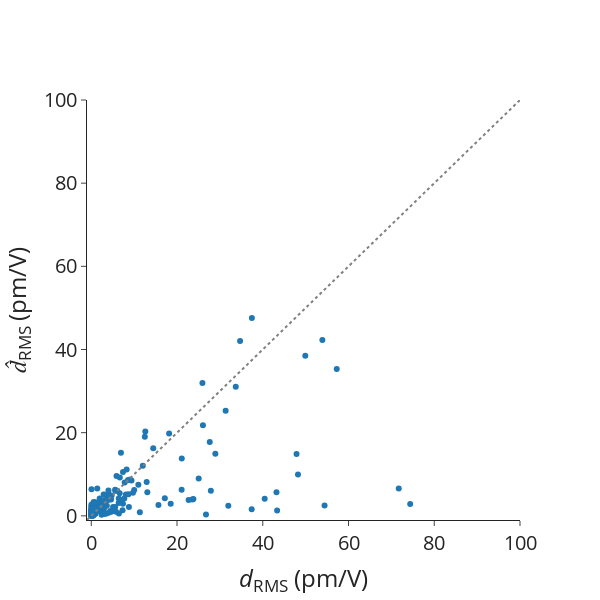

The notebook cell saved with this chart:
### Markdown cell above
# Errors on dRMS

### Code cell
# Data

mae = mean_absolute_error(df_pred_matten["dRMS_true"], df_pred_matten["dRMS_matten"])
mape = mean_absolute_percentage_error(
    df_pred_matten["dRMS_true"], df_pred_matten["dRMS_matten"]
)
rmse = root_mean_squared_error(
    df_pred_matten["dRMS_true"], df_pred_matten["dRMS_matten"]
)
spearmanrho = spearmanr(df_pred_matten["dRMS_true"], df_pred_matten["dRMS_matten"])
print(f"MAE = {mae}")
print(f"MAPE = {mape}")
print(f"RMSE = {rmse}")
print(f"Rho_sp = {spearmanrho.statistic}")

# Scatter plot for previous outputs.
scatter_dRMS = go.Scatter(
    x=df_pred_matten["dRMS_true"],
    y=df_pred_matten["dRMS_matten"],
    mode="markers",
    name="",
    showlegend=False,
    text=[mpid for mpid in df_pred_matten.index.values],
)

ideal = go.Scatter(
    x=[-1, 200],
    y=[-1, 200],
    mode="lines",
    line=dict(color="gray", dash="dot"),
    showlegend=False,
)

# Layout
layout = go.Layout(
    # title=dict(text='Scatter Plot'),
    xaxis=dict(title="<i>d</i><sub>RMS</sub> (pm/V)", range=[-1, 100]),
    yaxis=dict(title="<i>d&#770;</i><sub>RMS</sub> (pm/V)", range=[-1, 100]),
    # legend=dict(font=dict(size=12)),
)

# Create figure
fig = go.Figure(data=[scatter_dRMS, ideal], layout=layout)

fig.update_layout(
    autosize=False,
    font_size=20,
    width=600,
    height=600,
    # plot_bgcolor="white",
    template="simple_white",
)
fig.update_layout(
    xaxis=dict(
        # tickmode = 'array',
        # tickvals = [1, 2,3,4,5,6,7,8],
        # ticktext = ['One', 'Three', 'Five', 'Seven', 'Nine', 'Eleven']
        showgrid=False,
    ),
    yaxis=dict(
        # tickmode = 'array',
        # tickvals = [1, 2,3,4,5,6,7,8],
        # ticktext = ['One', 'Three', 'Five', 'Seven', 'Nine', 'Eleven']
        showgrid=False,
    ),
)

# Show figure
fig.show()

### Figure 1 — Plotly figure (JSON) as saved in the notebook; plotly's stock layout.template omitted (floating-point values rounded to 4 significant figures; data arrays with more than 128 entries replaced by an {"elided": "..."} marker saying what was removed)
{"data": [{"mode": "markers", "name": "", "showlegend": false, "text": {"elided": "250 str values"}, "type": "scatter", "x": {"elided": "250 float values"}, "y": {"elided": "250 float values"}}, {"line": {"color": "gray", "dash": "dot"}, "mode": "lines", "showlegend": false, "type": "scatter", "x": [-1, 200], "y": [-1, 200]}], "layout": {"autosize": false, "font": {"size": 20}, "height": 600, "width": 600, "xaxis": {"range": [-1, 100], "showgrid": false, "title": {"text": "<i>d</i><sub>RMS</sub> (pm/V)"}}, "yaxis": {"range": [-1, 100], "showgrid": false, "title": {"text": "<i>d&#770;</i><sub>RMS</sub> (pm/V)"}}}}
